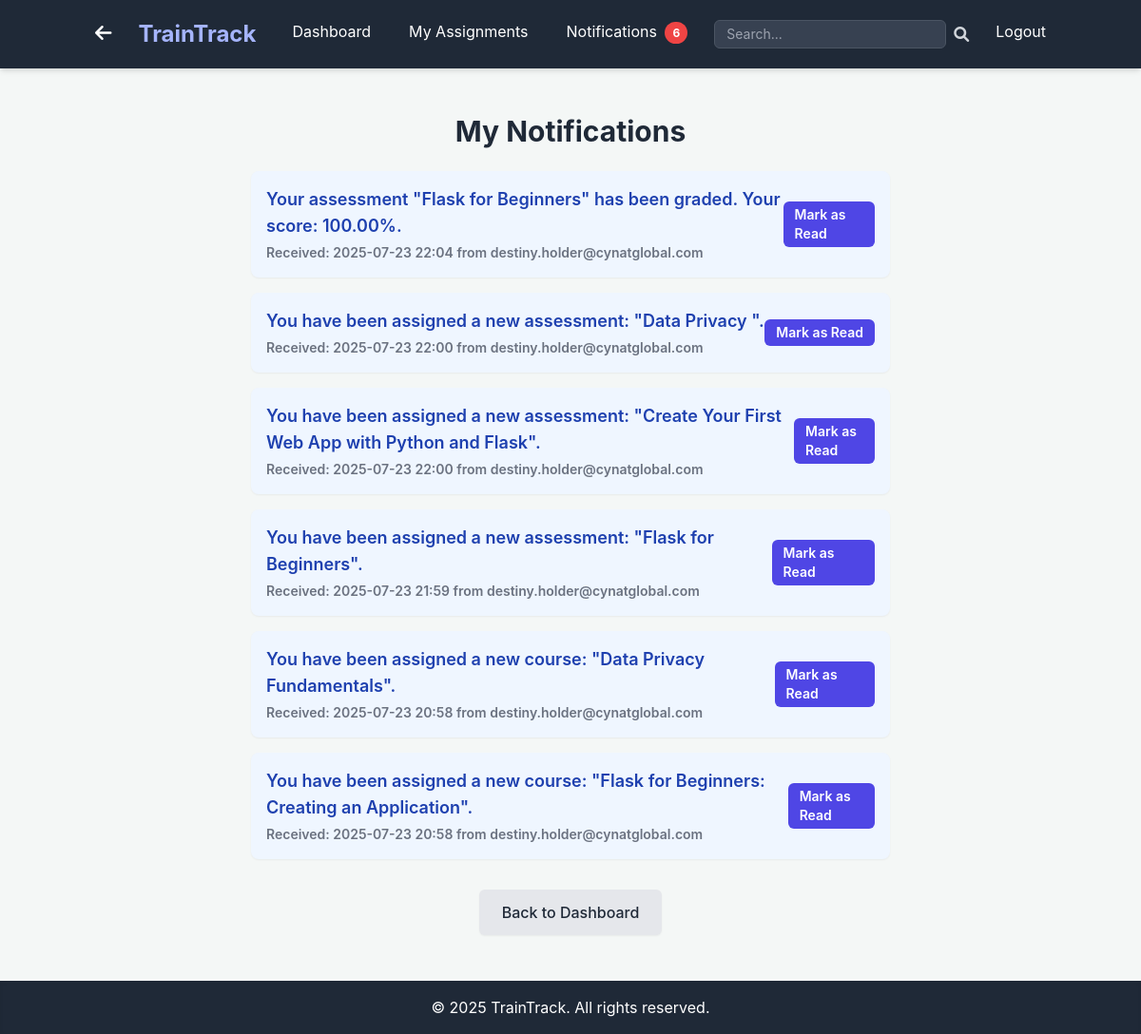
The app's page /notifications (signed in) with its own data.
### app.py (models this page shows, shortened)
class Notification(db.Model):
    id = db.Column(db.Integer, primary_key=True)
    recipient_id = db.Column(db.Integer, db.ForeignKey('user.id'), nullable=False)
    sender_id = db.Column(db.Integer, db.ForeignKey('user.id'), nullable=True) # Optional: who triggered the notification
    message = db.Column(db.Text, nullable=False)
    type = db.Column(db.String(50), nullable=False)
    related_id = db.Column(db.Integer, nullable=True)
    is_read = db.Column(db.Boolean, default=False)
    created_at = db.Column(db.DateTime, default=datetime.utcnow)

class User(UserMixin, db.Model):
    id = db.Column(db.Integer, primary_key=True)
    username = db.Column(db.String(80), unique=True, nullable=False)
    password_hash = db.Column(db.String(128), nullable=False)
    role = db.Column(db.String(20), nullable=False, default='trainee')
    domain = db.Column(db.String(50), nullable=True) # New field for trainee/admin domain
    assignments_as_trainee = db.relationship('Assignment', foreign_keys='Assignment.trainee_id', backref='trainee', lazy=True)
    created_courses = db.relationship('Course', foreign_keys='Course.created_by_id', backref='creator', lazy=True)
    created_assessments = db.relationship('Assessment', foreign_keys='Assessment.created_by_id', backref='assessor_creator', lazy=True)
    created_learning_paths = db.relationship('LearningPath', foreign_keys='LearningPath.created_by_id', backref='path_creator', lazy=True)
    assigned_assignments = db.relationship('Assignment', foreign_keys='Assignment.assigned_by_id', backref='assigner', lazy=True)
    notifications_received = db.relationship('Notification', foreign_keys='Notification.recipient_id', backref='recipient', lazy=True)
    notifications_sent = db.relationship('Notification', foreign_keys='Notification.sender_id', backref='sender', lazy=True)
    graded_submissions = db.relationship('Submission', foreign_keys='Submission.graded_by_id', backref='grader', lazy=True)

### app.py (the view)
@app.route('/notifications')
@login_required
def view_notifications():
    current_year = datetime.now().year
    notifications = db.session.query(Notification).filter_by(recipient_id=current_user.id).order_by(Notification.created_at.desc()).all()
    return render_template('notifications.html', title='My Notifications', notifications=notifications, current_year=current_year)

### app.py (called while the page is built)
@login_manager.user_loader
def load_user(user_id):
    return db.session.get(User, int(user_id))

@app.context_processor
def inject_unread_notifications_count():
    if current_user.is_authenticated:
        unread_count = Notification.query.filter_by(recipient_id=current_user.id, is_read=False).count()
        return dict(unread_notifications_count=unread_count)
    return dict(unread_notifications_count=0)

### templates/notifications.html (shortened to what this page needs)
{% extends "base.html" %}
{% block content %}
    <h1 class="text-3xl font-bold text-gray-800 mb-6 text-center">My Notifications</h1>
    {% if notifications %}
        <div class="space-y-4 max-w-2xl mx-auto">
            {% for notification in notifications %}
                <div class="p-4 rounded-lg shadow-sm flex items-center justify-between
                    {% if notification.is_read %}bg-gray-100 text-gray-700{% else %}bg-blue-50 text-blue-800 font-semibold{% endif %}">
                    <div>
                        <p class="text-lg">{{ notification.message }}</p>
                        <p class="text-sm text-gray-500 mt-1">
                            Received: {{ notification.created_at.strftime('%Y-%m-%d %H:%M') }}
                            {% if notification.sender %}
                                from {{ notification.sender.username }}
                            {% endif %}
                        </p>
                    </div>
                    {% if not notification.is_read %}
                        <a href="{{ url_for('mark_notification_read', notification_id=notification.id) }}"
                           class="bg-indigo-600 text-white px-3 py-1 rounded-md text-sm hover:bg-indigo-700 transition duration-300">
                            Mark as Read
                        </a>
                    {% else %}
                        <span class="text-green-600 text-sm">Read</span>
                    {% endif %}
                </div>
            {% endfor %}
        </div>
    {% else %}
        <p class="text-center text-gray-600 text-lg">You have no notifications.</p>
    {% endif %}
    <div class="mt-8 text-center">
        <a href="{{ url_for('dashboard') }}" class="inline-block bg-gray-200 text-gray-800 px-6 py-3 rounded-md font-medium hover:bg-gray-300 transition duration-300 shadow-sm">
            Back to Dashboard
        </a>
    </div>
{% endblock %}

### templates/base.html (style rules this page uses)
body { font-family: "Inter", sans-serif; background-color: #f4f7f6; }

### records on screen
Notification: message "Your assessment \"Flask for Beginners\" has been graded. Your score: 100.00%.", created_at "2025-07-23 22:04", sender.username "destiny.holder@cynatglobal.com"
Notification: message "You have been assigned a new assessment: \"Data Privacy \".", created_at "2025-07-23 22:00", sender.username "destiny.holder@cynatglobal.com"
Notification: message "You have been assigned a new assessment: \"Create Your First Web App with Python and Flask\".", created_at "2025-07-23 22:00", sender.username "destiny.holder@cynatglobal.com"
Notification: message "You have been assigned a new assessment: \"Flask for Beginners\".", created_at "2025-07-23 21:59", sender.username "destiny.holder@cynatglobal.com"
Notification: message "You have been assigned a new course: \"Data Privacy Fundamentals\".", created_at "2025-07-23 20:58", sender.username "destiny.holder@cynatglobal.com"
Notification: message "You have been assigned a new course: \"Flask for Beginners: Creating an Application\".", created_at "2025-07-23 20:58", sender.username "destiny.holder@cynatglobal.com"

### other values on screen
{{ unread_notifications_count }} "6"
